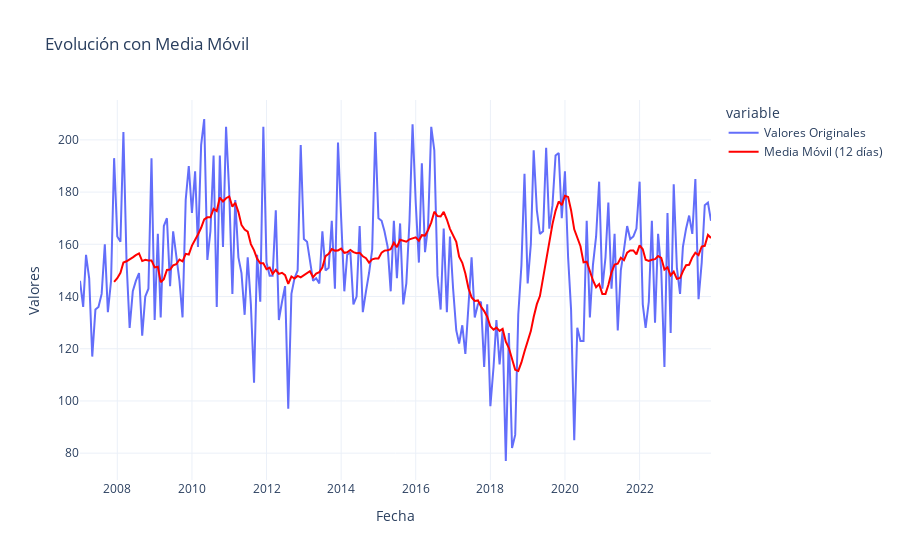

Write notebook code for a chart like this one.
### Markdown cell above
### Análisis de la Serie Temporal de Accidentes

La gráfica ilustra una **serie temporal de defunciones** con valores que oscilan entre 80 y 200, mostrando comportamientos interesantes que merecen ser destacados.

#### Observaciones clave:

1. **Patrones cíclicos y estacionalidad**:
   - Se aprecian **picos regulares** en ciertos meses, lo que sugiere una **estacionalidad** marcada. Esto podría estar vinculado a eventos como:
     - Festividades o vacaciones, donde la movilización aumenta.
     - Cambios estacionales que pueden influir en las condiciones de tránsito.

2. **Ausencia de tendencia de largo plazo**:
   - La serie temporal no muestra un patrón de crecimiento o disminución sostenida a lo largo de los años.
   - Sin embargo, la **oscilación alrededor de una media aparente** indica que las defunciones fluctúan de forma consistente en un rango determinado.

3. **Período 2016-2020**:
   - Este período destaca por una **caída pronunciada** en las defunciones, seguida de un aumento acelerado.
   - En **2020**, se observa una caída significativa en las cifras, que puede estar asociada a:
     - **Restricciones de movilidad** impuestas durante la pandemia de COVID-19.
     - Una menor actividad social y económica durante este tiempo.

4. **Restablecimiento posterior a 2020**:
   - A partir de finales de **2020** y durante **2021-2022**, las cifras comienzan a estabilizarse, recuperándose hacia los valores históricos.
   - Esto sugiere una **vuelta a la normalidad** en términos de movilidad y comportamiento social.

5. **Variabilidad mensual significativa**:
   - Las fluctuaciones de un mes a otro son notables, lo que indica que no solo hay estacionalidad, sino que también pueden influir eventos específicos o variaciones puntuales en la movilidad.

### Code cell
analisis_st.graficar_media_movil(window=12)

### Figure 1 — Plotly figure (JSON) as saved in the notebook; plotly's stock layout.template omitted (floating-point values rounded to 4 significant figures; data arrays with more than 128 entries replaced by an {"elided": "..."} marker saying what was removed)
{"data": [{"hovertemplate": "variable=casos_defunciones<br>Fecha=%{x}<br>value=%{y}<extra></extra>", "legendgroup": "casos_defunciones", "line": {"color": "#636efa", "dash": "solid"}, "marker": {"symbol": "circle"}, "mode": "lines", "name": "Valores Originales", "orientation": "v", "showlegend": true, "type": "scatter", "x": {"elided": "204 str values"}, "xaxis": "x", "y": {"elided": "204 int values"}, "yaxis": "y"}, {"hovertemplate": "variable=rolling_window<br>Fecha=%{x}<br>value=%{y}<extra></extra>", "legendgroup": "rolling_window", "line": {"color": "red", "dash": "solid"}, "marker": {"symbol": "circle"}, "mode": "lines", "name": "Media Móvil (12 días)", "orientation": "v", "showlegend": true, "type": "scatter", "x": {"elided": "204 str values"}, "xaxis": "x", "y": {"elided": "204 float values"}, "yaxis": "y"}], "layout": {"legend": {"title": {"text": "variable"}, "tracegroupgap": 0}, "title": {"text": "Evolución con Media Móvil"}, "xaxis": {"anchor": "y", "domain": [0, 1], "title": {"text": "Fecha"}}, "yaxis": {"anchor": "x", "domain": [0, 1], "title": {"text": "Valores"}}}}
